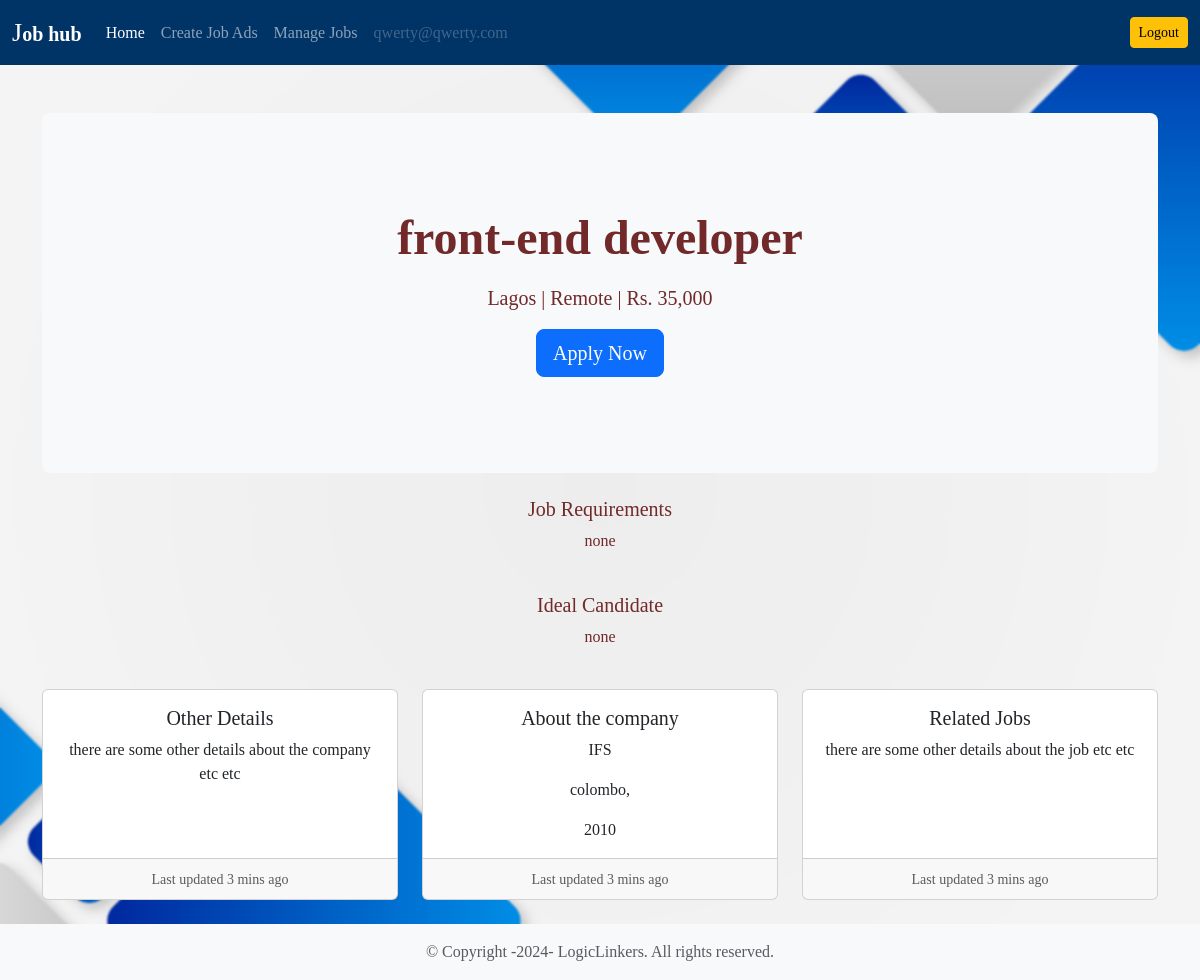
/job-details/9/ (signed in), run on the app's committed database.
### users/models.py (models this page shows)
class User(AbstractUser):
    email = models.EmailField(unique=True)
    is_recruiter = models.BooleanField(default=False)
    is_applicant = models.BooleanField(default=False)
    has_resume = models.BooleanField(default=False)
    has_company = models.BooleanField(default=False)

### job/models.py (models this page shows, shortened)
class Job(models.Model):
   job_type_choices = (
    ('Remote', 'Remote'),
    ('Onsite', 'Onsite'),
    ('Hybrid', 'Hybrid')
   )
   user = models.ForeignKey(User, on_delete=models.CASCADE)
   company = models.ForeignKey(Company, on_delete=models.CASCADE)
   title = models.CharField(max_length=100)
   city = models.CharField(max_length=100)
   salary = models.PositiveIntegerField(default=35000)
   requirements = models.TextField()
   ideal_candidate = models.TextField()
   is_available = models.BooleanField(default=True)
   timestamp = models.DateTimeField(auto_now_add=True)
   industry = models.ForeignKey(Industry, on_delete=models.DO_NOTHING, null=True, blank=True)
   state = models.ForeignKey(State, on_delete=models.DO_NOTHING, null=True, blank=True)
   job_type = models.CharField(max_length=20, choices=job_type_choices, null=True, blank=True)

class State(models.Model):
    name = models.CharField(max_length=100)
    def __str__(self):
        return self.name

### company/models.py (models this page shows, shortened)
class Company(models.Model):
    user = models.OneToOneField(User, on_delete=models.CASCADE)
    name = models.CharField(max_length=100, null=True, blank=True)
    est_date = models.PositiveIntegerField(null=True, blank=True)
    city = models.CharField(max_length=100, null=True, blank=True)
    state = models.CharField(max_length=100, null=True, blank=True)

### website/views.py (the view)
# urls.py: path('job-details/<int:pk>/', views.job_details, name='job-details')
def job_details(request, pk):
   if ApplyJob.objects.filter(user=request.user, job=pk).exists():
      has_applied = True
   else:
      has_applied = False
   job = Job.objects.get(pk=pk)
   context = {'job':job, 'has_applied':has_applied}
   return render(request, 'website/job_details.html', context)

### templates/website/job_details.html
{% extends 'base.html' %}
{% load humanize %}
{% block content %}
<section>
   <div class="p-5 mb-4 bg-light rounded-3">
      <div class="container-fluid py-5">
         <h2 class="display-5 fw-bold">{{job.title}}</h2>
         <center>
         <p class="col-md-8 fs-5 mt-3">
            {{job.state}} | Remote | Rs. {{job.salary|intcomma}}
         </p>
      </center>
         {% if has_applied == False %}
         <a href="{% url 'apply-to-job' job.pk %}" class="btn btn-primary btn-lg">Apply Now</a>
         {% else %}
         <p><span class="text-danger">You have already applied for this job</span></p>
         {% endif %}
      </div>
   </div>
</section>
<div>
   <section>
      <h5>Job Requirements</h5>
      <p>
        {{job.requirements}}
      </p>
   </section>
</div> <br>
<div>
   <section>
      <h5>Ideal Candidate</h5>
      <p>
        {{job.ideal_candidate}}
      </p>
   </section>
</div> <br>
<div class="row row-cols-1 row-cols-md-3 g-4">
   <div class="col">
      <div class="card h-100">
         <div div class="card-body">
            <h5 class="card-tit1e">Other Details</h5>
            <p class="card-text">there are some other details
               about the company etc etc</p>
         </div>
         <div class="card-footer">
            <small class="text-muted">Last updated 3 mins ago</small>
         </div>
      </div>
   </div>
   <div class="col">
      <div class="card h-100">
         <div div class="card-body">
            <h5 class="card-tit1e">About the company</h5>
            <p class="card-text">{{job.company.name}}</p>
            <p class="card-text">{{job.company.city}}, {{job.comany.state}}</p>
            <p class="card-text">{{job.company.est_date}}</p>
         </div>
         <div class="card-footer">
            <small class="text-muted">Last updated 3 mins ago</small>
         </div>
      </div>
   </div>
   <div class="col">
      <div class="card h-100">
         <div div class="card-body">
            <h5 class="card-tit1e">Related Jobs</h5>
            <p class="card-text">there are some other details
               about the job etc etc</p>
         </div>
         <div class="card-footer">
            <small class="text-muted">Last updated 3 mins ago</small>
         </div>
      </div>
   </div>
</div><br>
{% endblock content %}

### templates/base.html (shortened to what this page needs)
{% load static %}
<!DOCTYPE html>
<html lang="en">
<head>
    <link href="https://cdn.jsdelivr.net/npm/bootstrap@5.3.2/dist/css/bootstrap.min.css" rel="stylesheet">
    <link rel="stylesheet" type="text/css" href="{% static 'dashboard/css/style.css' %}">
</head>
<body>
  <nav class="navbar navbar-expand-lg navbar-dark custom-bg-darkblue">
        <div class="container-fluid">
        <a class="navbar-brand" href="{% url 'home' %}" style="display: inline-block;">
            <span class="larger-letter">J</span><span class="jobhub-text">ob hub</span>
        </a>
          <div class="collapse navbar-collapse" id="navbarSupportedContent">
            {% if request.user.is_authenticated %}
            {% if request.user.is_applicant %}
            <ul class="navbar-nav me-auto mb-2 mb-lg-0">
              <li class="nav-item">
                <a class="nav-link active" aria-current="page" href="{% url 'home' %}">Home</a>
              </li>
              {% if request.user.has_resume %}
              <li class="nav-item">
                <a class="nav-link" href="{% url 'job-listing' %}">Apply to Jobs</a>
              </li>
              <li class="nav-item">
                <a class="nav-link" aria-current="page" href="{% url 'applied-jobs' %}">Manage Job Applications</a>
              </li>
              {% else %}
              <li class="nav-item">
                <a class="nav-link" href="{% url 'update-resume' %}">Create Resume</a>
              </li>
              {% endif %}
              <li class="nav-item">
                <a class="nav-link disabled" href="#" tabindex="-1" aria-disabled="true">{{request.user.email}}</a>
              </li>
            </ul>
            <a href="{% url 'logout' %}" class="btn btn-warning btn-sm">Logout</a>
            {% elif request.user.is_recruiter %}
            <ul class="navbar-nav me-auto mb-2 mb-lg-0">
              <li class="nav-item">
                <a class="nav-link active" aria-current="page" href="{% url 'home' %}">Home</a>
              </li>
              {% if request.user.has_company %}
              <li class="nav-item">
                <a class="nav-link" href="{%  url 'create-job' %}">Create Job Ads</a>
              </li>
              <li class="nav-item">
                <a class="nav-link" href="{%  url 'manage-jobs' %}">Manage Jobs</a>
              </li>
              {% else %}
              <li class="nav-item">
                <a class="nav-link" href="{% url 'update-company' %}">Create Company</a>
              </li>
              {% endif %}
              <li class="nav-item">
                <a class="nav-link disabled" href="#" tabindex="-1" aria-disabled="true">{{request.user.email}}</a>
              </li>
            </ul>
            <a href="{% url 'logout' %}" class="btn btn-warning btn-sm">Logout</a>
            {% endif %}
            {% endif %}
          </div>
        </div>
      </nav>
      <div class="container mt-5">
        {% block content %}
        {% endblock content %}
      </div>
    <footer class="footer mt-auto py-3 bg-light">
        <div class="container text-center">
            <span class="text-muted">
              <div class="copyright">
                &copy; Copyright -2024- LogicLinkers. All rights reserved.
            </div>
            </span>
        </div>
    </footer>
</body>
</html>

### dashboard/static/dashboard/css/style.css (style rules this page uses)
body { background-image: url('../images/blue.jpg'); background-size: cover; background-position: center; background-repeat: no-repeat; backdrop-filter: blur(1px); color: rgb(113, 41, 41); text-align: center; font-family: "Times New Roman", Times, serif; }
.custom-bg-darkblue { background-color: #003366; }

### data on the page
User: user.email "qwerty@qwerty.com"
Job: title "front-end developer", state "Lagos", salary "35,000", requirements "none", ideal_candidate "none", company.name "IFS", company.city "colombo", company.est_date "2010"
